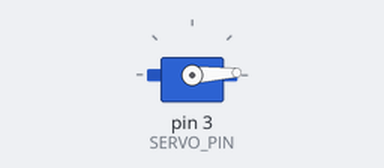
A sketch run on a simulated Arduino Uno, built with avr-gcc and run on an emulated ATmega328P. Parts: servo.

Above: at 0.05 s.
At 1.3 s:
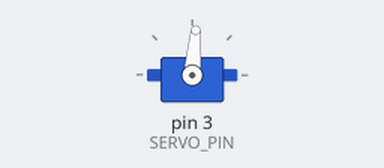
At 2.6 s:
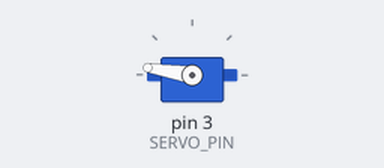
At 5.2 s:
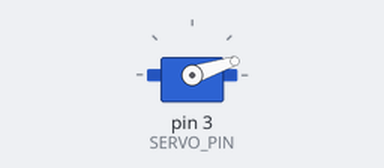
Timing chart, 0 to 7.1 s (numbered marks = the images above):
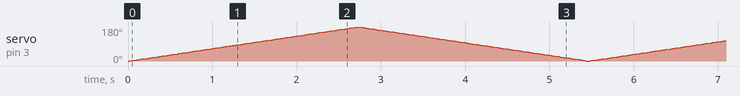

The sketch:

servotest.ino
```cpp
/**
 * @file servotest.ino
 * @author Strahinja Marinkovic
 * @date March 31, 2024
 * @version 1.0
 *
 * @section DESCRIPTION
 *
 * This file contains a test script for the servo.
 */

#include <Servo.h>

Servo servo;
int const SERVO_PIN = 3;
int servoPosition = 0;

void setup() {
  servo.attach(SERVO_PIN);
}

void loop() {
  for (servoPosition = 0; servoPosition <= 180; servoPosition += 1) { // goes from 0 degrees to 180 degrees
    // in steps of 1 degree
    servo.write(servoPosition);              // tell servo to go to position in variable 'pos'
    delay(15);                       // waits 15ms for the servo to reach the position
  }
  for (servoPosition = 180; servoPosition >= 0; servoPosition -= 1) { // goes from 180 degrees to 0 degrees
    servo.write(servoPosition);              // tell servo to go to position in variable 'pos'
    delay(15);                       // waits 15ms for the servo to reach the position
  }
}
```
